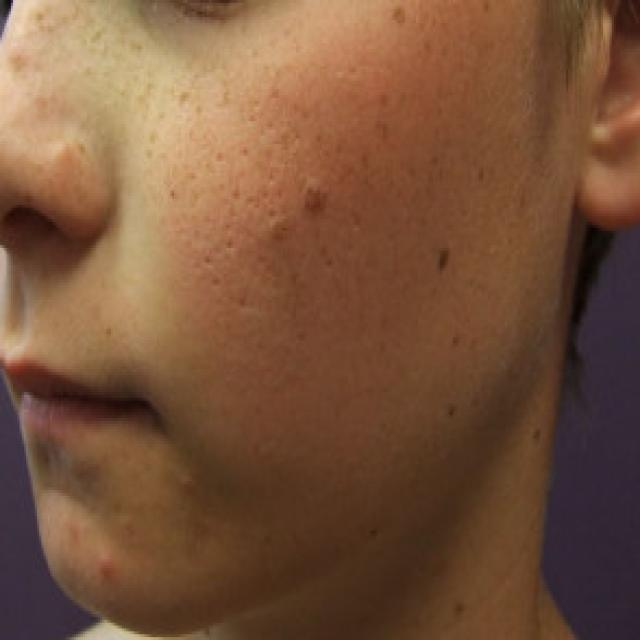
#> input picture Suchit's CV/4.jpg, 640 x 640 px
$ python 'acne detection.py'
#> lines starting #> are read from the running program, lines starting #| are printed output that depends on the picture
import cv2
import numpy as np

# reading the image
image = cv2.imread('4.jpg', 0)
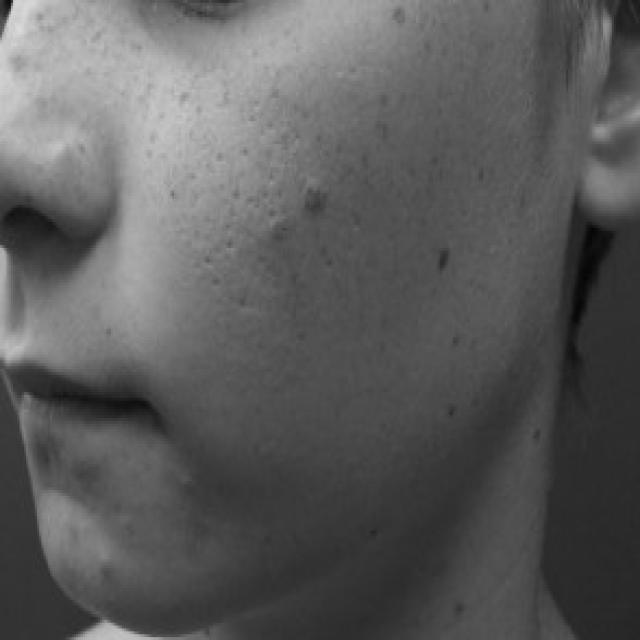
#> image: shape (640, 640); min 2, max 219, mean 91.7
height, width = image.shape[: 2]
#> height = 640; width = 640

# applying the min filter to remove white spots as much as possible
filtered = cv2.erode(image, np.ones((5, 5)), iterations=1)

edges = cv2.Canny(filtered, 30, 170)
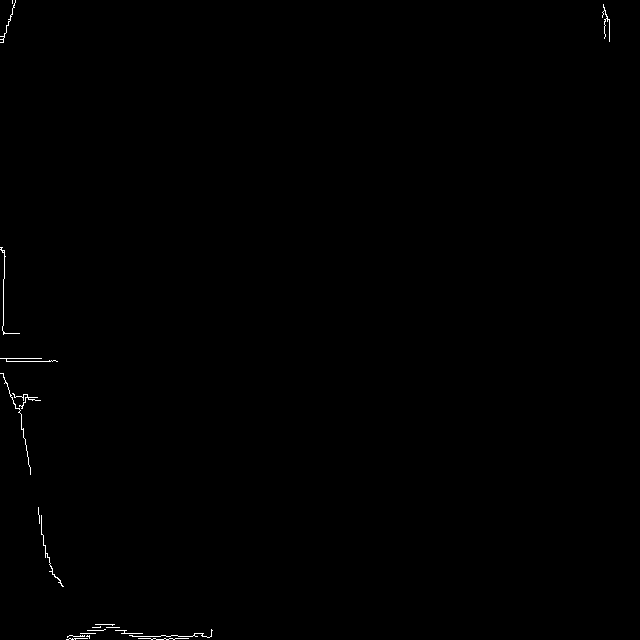
#> edges: shape (640, 640); 0.24% white in thin lines or dots
# contours, hierarchy = cv2.findContours(edges, cv2.RETR_EXTERNAL, cv2.CHAIN_APPROX_SIMPLE)
# cv2.drawContours(filtered, contours, -1, (0, 255, 0), 2)

cv2.imshow('a', filtered)
cv2.waitKey(0)
cv2.destroyAllWindows()

$ run again, with Suchit's CV/1.jpg copied over Suchit's CV/4.jpg
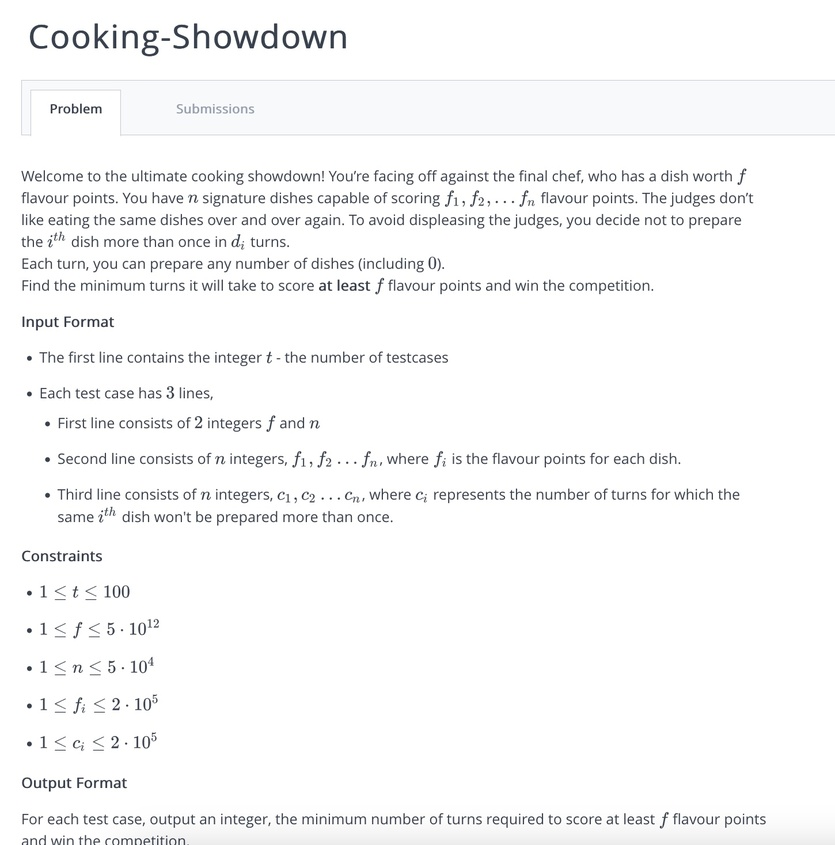
#> input picture Suchit's CV/1.jpg, 835 x 845 px, shrunk from 1450 x 1468 before the run
#> `filtered = cv2.erode(image, np.ones((5, 5)), iterations=1)`:
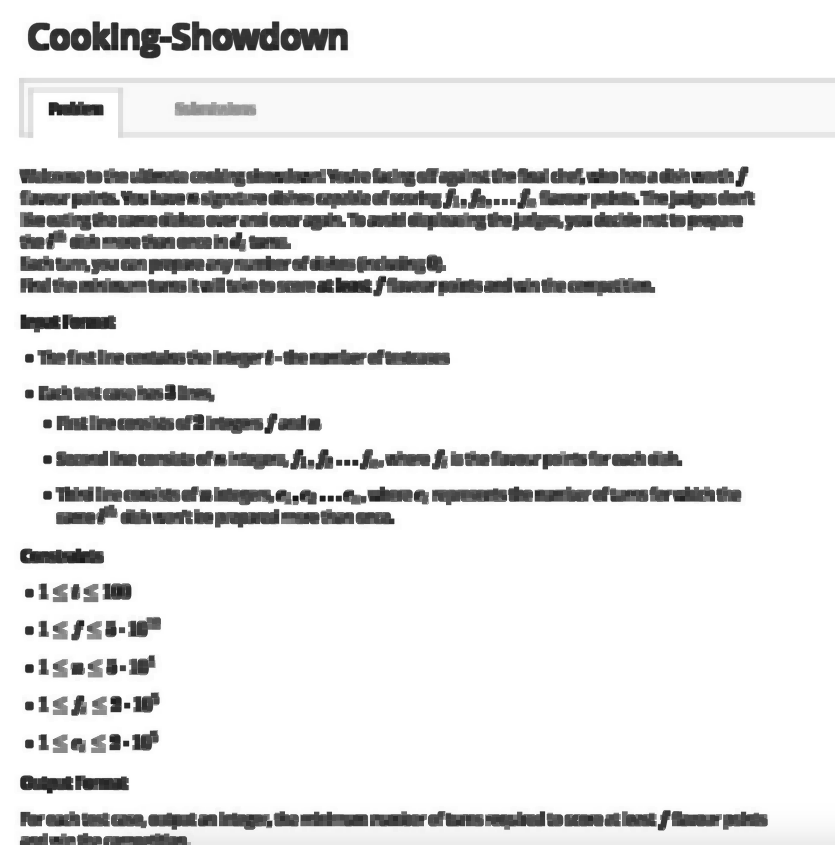
#> filtered: shape (845, 835); min 22, max 255, mean 228.3
#> `edges = cv2.Canny(filtered, 30, 170)`:
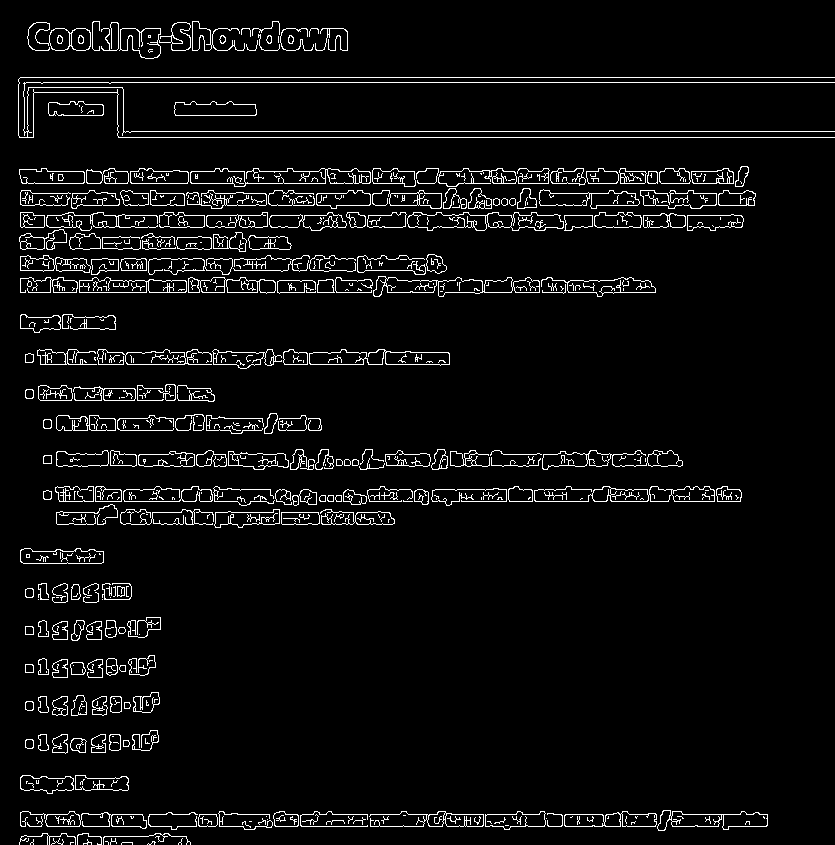
#> edges: shape (845, 835); 5% white in thin lines or dots

$ run again, with Suchit's CV/2.jpg copied over Suchit's CV/4.jpg
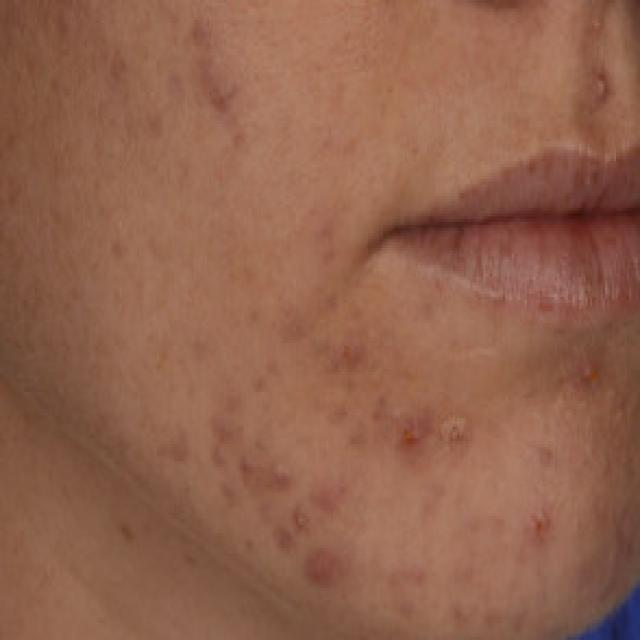
#> input picture Suchit's CV/2.jpg, 640 x 640 px
#> `image = cv2.imread('4.jpg', 0)`:
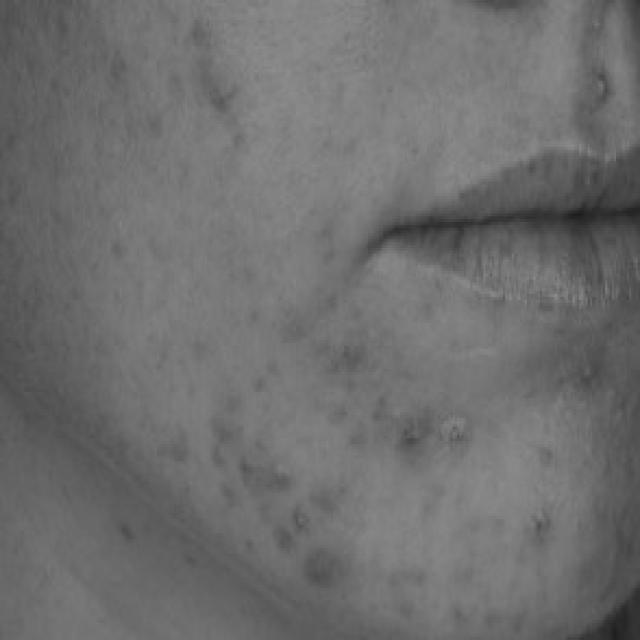
#> image: shape (640, 640); min 27, max 142, mean 110.3
#> edges: shape (640, 640); every value is 0

$ run again, with Suchit's CV/3.jpg copied over Suchit's CV/4.jpg
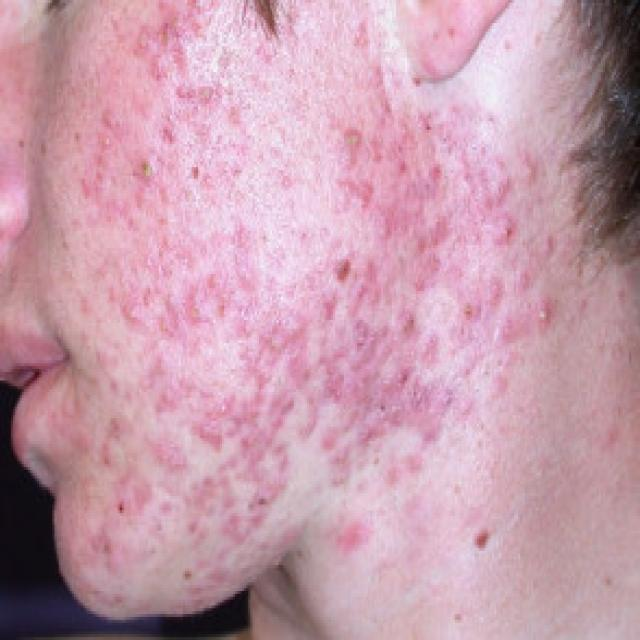
#> input picture Suchit's CV/3.jpg, 640 x 640 px
#> `filtered = cv2.erode(image, np.ones((5, 5)), iterations=1)`:
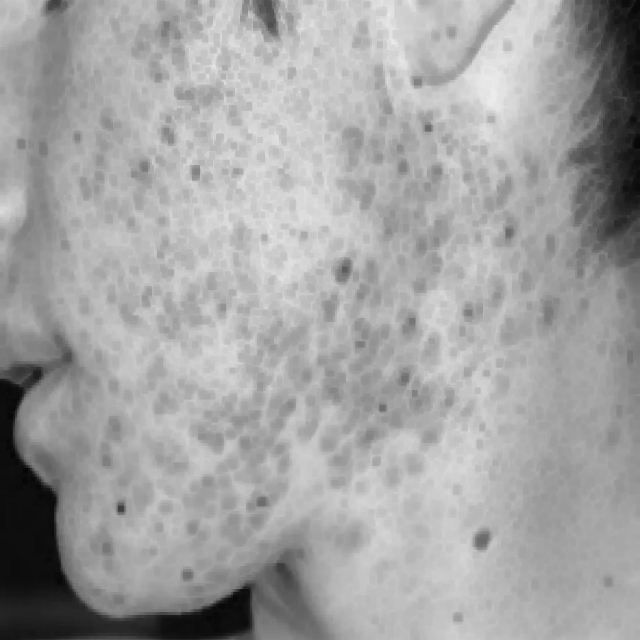
#> filtered: shape (640, 640); min 6, max 237, mean 162.8
#> `edges = cv2.Canny(filtered, 30, 170)`:
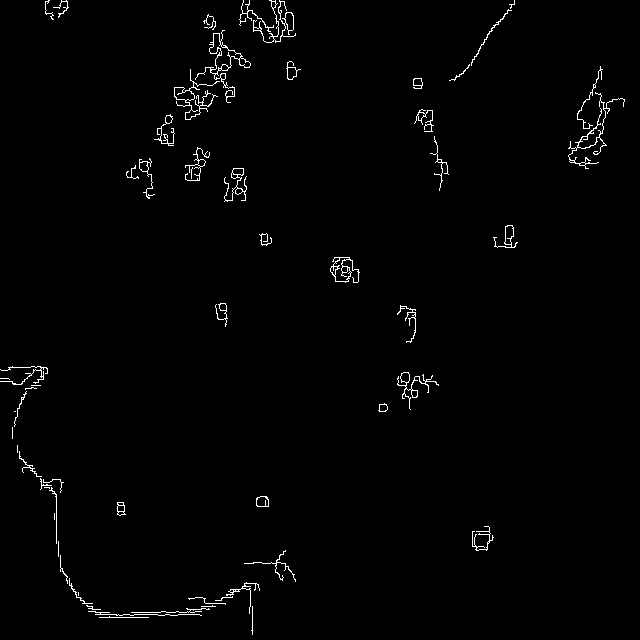
#> edges: shape (640, 640); 1.2% white in thin lines or dots
